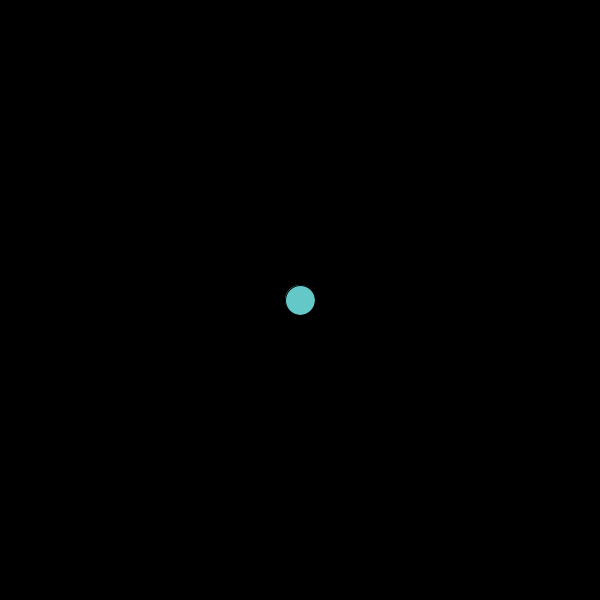
Frame 1 (no input)
Frame 60 (the mouse pressed at the canvas centre just before this capture): identical to frame 1, image omitted
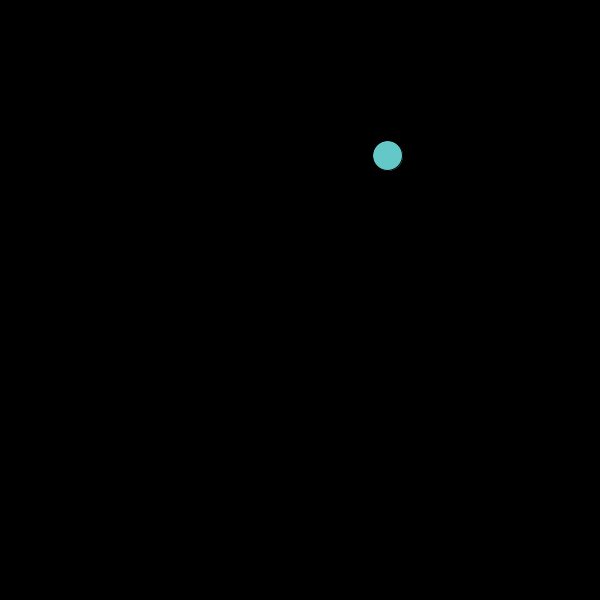
Frame 120 (the mouse held since frame 60 and released just before this capture)

The Processing sketch that drew these frames (run headless with seeded random() and noise(); from frame 60 on, the mouse is pressed at the canvas centre):

// Processing sketch: Collision_Ball
// ── Collision_Ball.pde
float sz = 30;
PVector loc;
void setup() {
  size (600, 600);
  loc = new PVector (width/2, height/2);
}

void draw() {
  background (0);
  if (dist (mouseX, mouseY, loc.x, loc.y) < sz/2) {
    fill(200, 100, 0);
    loc.x = random(width) ;
    loc.y = random(height);
  } else {
    fill(100, 200, 200);
  }
  ellipse (loc.x, loc.y, sz, sz);
}
